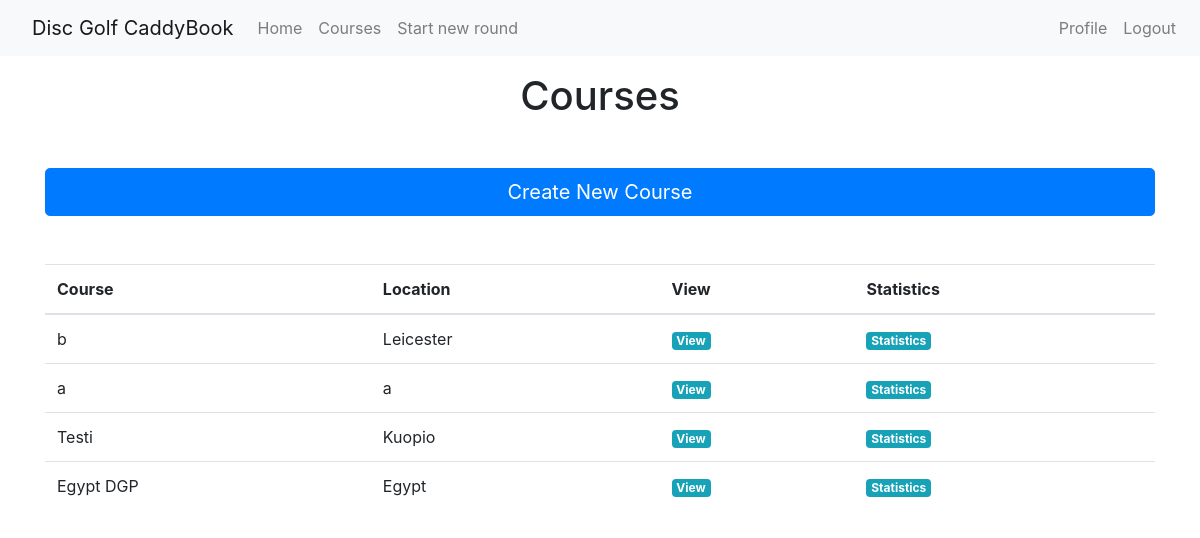
The app's page /courses (signed in), older data.
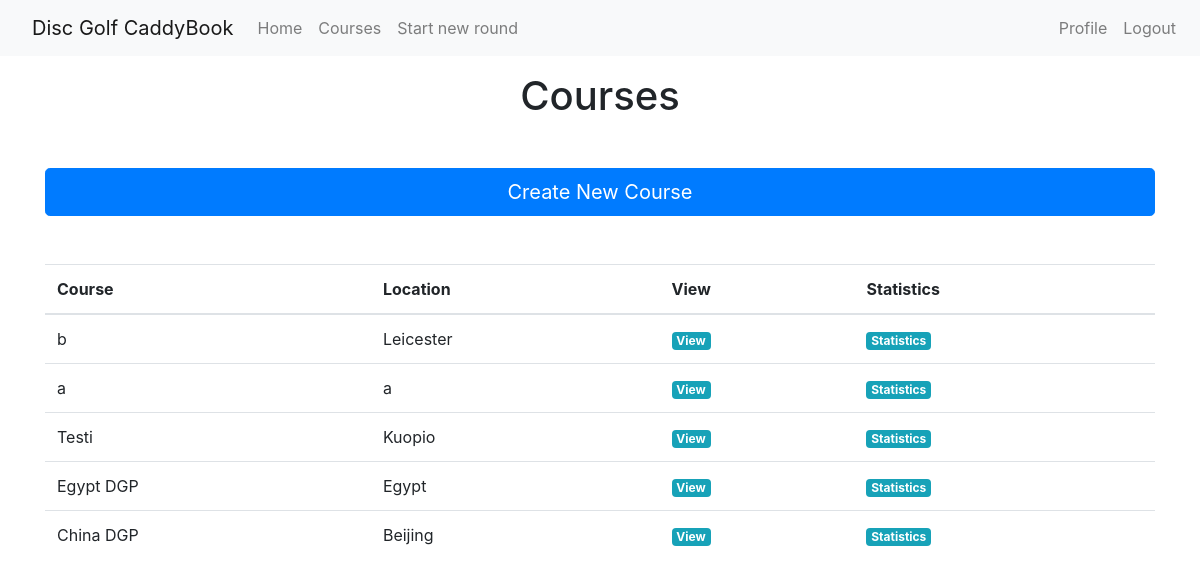
The same page, newer data.
### app/models.py (models this page shows, shortened)
class Course(db.Model):
    id = db.Column(db.Integer, primary_key=True)
    coursename = db.Column(db.String(64), index=True, unique=True)
    courseholes = db.Column(db.Integer)
    courselocation = db.Column(db.String(64))
    rounds = db.relationship('Round', backref='course', lazy='dynamic')
    holes = db.relationship('Hole', backref='course', lazy='dynamic')

### app/routes.py (the view)
@app.route('/courses')
@login_required
def courses():
    page = request.args.get('page', 1, type=int)
    courses = Course.query.order_by(Course.coursename.desc()).paginate(page,5,False)
    next_url = url_for('courses', page=courses.next_num) \
        if courses.has_next else None
    prev_url = url_for('courses', page=courses.prev_num) \
        if courses.has_prev else None
    return render_template('courses.html', courses = courses.items, next_url=next_url,
                           prev_url=prev_url)

### app/models.py (called while the page is built)
@login.user_loader
def load_user(id):
    return User.query.get(int(id))

### app/templates/courses.html (shortened to what this page needs)
{% extends "base.html" %}
{% block content %}
<div class="container my-3">
    <h1 class="text-center">Courses</h1>
</div>
<div class="container my-5">
    <a class="btn btn-primary btn-lg btn-block" href="{{ url_for('createcourse') }}" role="button">Create New Course</a>
</div>
<div class="container my-3">
    <table class="table">
        <thead>
            <tr>
                <th scope="col">Course</th>
                <th scope="col">Location</th>
                <th scope="col">View</th>
                <th scope="col">Statistics</th>
            </tr>
        </thead>
        <tbody>
            {% for course in courses %}
            <tr>
                <td>{{ course.coursename }}</td>
                <td>{{ course.courselocation }}</td>
                <td><a class="badge badge-info" href="{{ url_for('course', coursename=course.coursename) }}">View</a></td>
                <td><a class="badge badge-info"
                        href="{{ url_for('analyzecourse', coursename=course.coursename) }}">Statistics</a></td>
            </tr>
            {% endfor %}
        </tbody>
    </table>
    <div class="d-flex">
        <div class="mr-auto p-2">
        </div>
        <div class="ml-auto p-2">
        </div>
    </div>
</div>
{% endblock %}

Row changes from the older to the newer data that the page shows:
added Course: coursename "China DGP", courselocation "Beijing"
